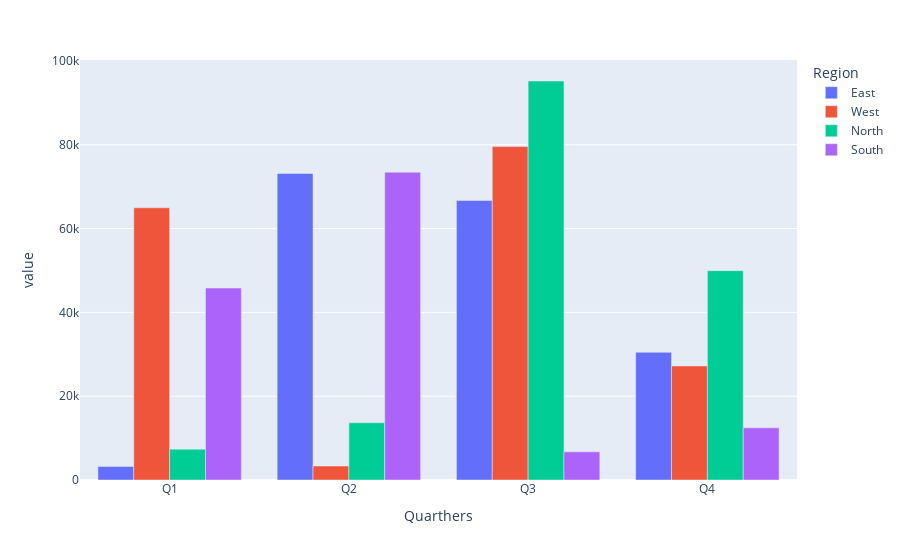

Notebook code cell kept with this figure:
### Code cell
datas.plot(kind='bar',barmode="group")

### Figure 1 — Plotly figure (JSON) as saved in the notebook; plotly's stock layout.template omitted (floating-point values rounded to 4 significant figures)
{"data": [{"alignmentgroup": "True", "hovertemplate": "Region=East<br>Quarthers=%{x}<br>value=%{y}<extra></extra>", "legendgroup": "East", "marker": {"color": "#636efa", "pattern": {"shape": ""}}, "name": "East", "offsetgroup": "East", "orientation": "v", "showlegend": true, "textposition": "auto", "type": "bar", "x": ["Q1", "Q2", "Q3", "Q4"], "xaxis": "x", "y": [3250.0, 73160.0, 66690.0, 30470.0], "yaxis": "y"}, {"alignmentgroup": "True", "hovertemplate": "Region=West<br>Quarthers=%{x}<br>value=%{y}<extra></extra>", "legendgroup": "West", "marker": {"color": "#EF553B", "pattern": {"shape": ""}}, "name": "West", "offsetgroup": "West", "orientation": "v", "showlegend": true, "textposition": "auto", "type": "bar", "x": ["Q1", "Q2", "Q3", "Q4"], "xaxis": "x", "y": [64970.0, 3337.0, 79570.0, 27230.0], "yaxis": "y"}, {"alignmentgroup": "True", "hovertemplate": "Region=North<br>Quarthers=%{x}<br>value=%{y}<extra></extra>", "legendgroup": "North", "marker": {"color": "#00cc96", "pattern": {"shape": ""}}, "name": "North", "offsetgroup": "North", "orientation": "v", "showlegend": true, "textposition": "auto", "type": "bar", "x": ["Q1", "Q2", "Q3", "Q4"], "xaxis": "x", "y": [7362.0, 13650.0, 95210.0, 49960.0], "yaxis": "y"}, {"alignmentgroup": "True", "hovertemplate": "Region=South<br>Quarthers=%{x}<br>value=%{y}<extra></extra>", "legendgroup": "South", "marker": {"color": "#ab63fa", "pattern": {"shape": ""}}, "name": "South", "offsetgroup": "South", "orientation": "v", "showlegend": true, "textposition": "auto", "type": "bar", "x": ["Q1", "Q2", "Q3", "Q4"], "xaxis": "x", "y": [45800.0, 73460.0, 6718.0, 12440.0], "yaxis": "y"}], "layout": {"barmode": "group", "legend": {"title": {"text": "Region"}, "tracegroupgap": 0}, "margin": {"t": 60}, "xaxis": {"anchor": "y", "domain": [0, 1], "title": {"text": "Quarthers"}}, "yaxis": {"anchor": "x", "domain": [0, 1], "title": {"text": "value"}}}}
